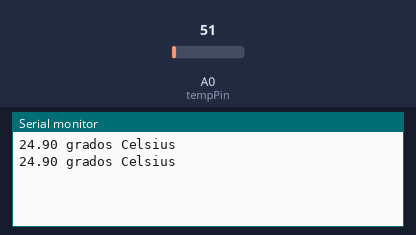
A sketch run on a simulated Arduino Uno, built with avr-gcc and run on an emulated ATmega328P. Shown: the last lines printed to the serial monitor. The test bench sets the inputs (shaded band); at power-on: A0 (tempPin) = 51.

Above: at 1.8 s.
1.9 s: A0 (tempPin) set to 61
At 2.7 s:
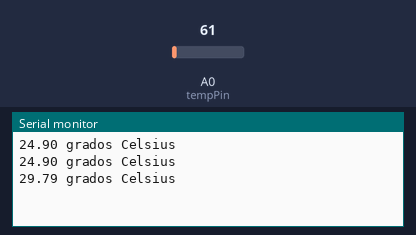
3.4 s: A0 (tempPin) set to 71
At 4.8 s:
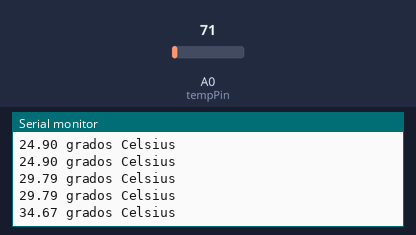
Timing chart, 0 to 6.4 s (numbered marks = the images above; inputs shaded):
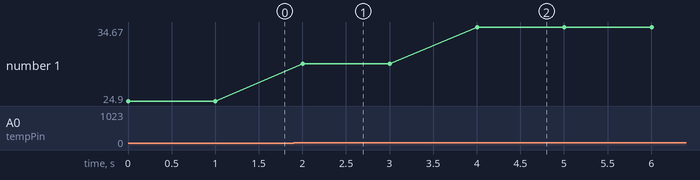

The sketch:

lm35.ino
```cpp
// Declaracion de variables
float tempC;
int tempPin = 0; // Definimos la entrada en pin A0
void setup()
{
    // Abre puerto serial y lo configura a 9600 bps
    Serial.begin(9600);
}
void loop()
{
    // Lee el valor desde el sensor
    tempC = analogRead(tempPin);

    // Convierte el valor a temperatura
    tempC = (5.0 * tempC * 100.0)/1024.0;

    // Envia el dato al puerto serial
    Serial.print(tempC);
    Serial.print(" grados Celsius\n");

    // Espera cinco segundo para repetir el loop
    delay(1000);
}
```

Measured:
- after the input at 1.9 s, the serial monitor: prints a new line after 0.10 s (image 1)
- after the input at 3.4 s, the serial monitor: prints a new line after 0.60 s (image 2)
- plotted number 1: 24.9 → 29.79 after the input at 1.9 s, 29.79 → 34.67 after the input at 3.4 s
